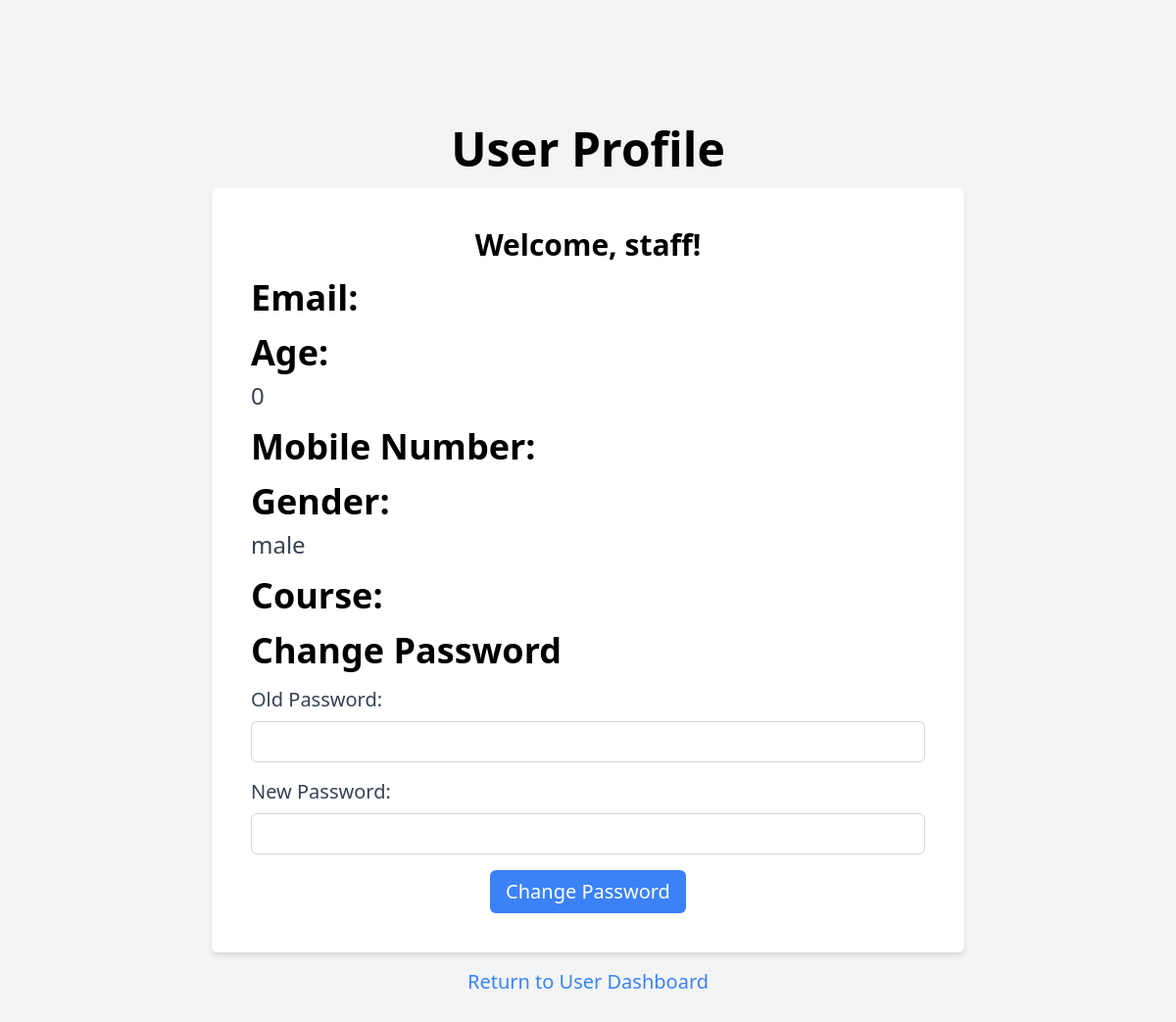
The app's page /profile.php (signed in) with its own data.
### tables this page shows
CREATE TABLE `users` (
  `id` int(11) NOT NULL,
  `username` varchar(255) NOT NULL,
  `password` varchar(255) NOT NULL,
  `role` enum('admin','staff','user') NOT NULL,
  `email` varchar(255) NOT NULL,
  `mobile` varchar(20) NOT NULL,
  `gender` enum('male','female','other') NOT NULL,
  `age` int(11) NOT NULL,
  `course` varchar(255) NOT NULL
);

### includes/auth.php (called while the page is built, shortened)
<?php
class UserAuthenticator {
    public function getUserId() {
        return isset($_SESSION['user_id']) ? $_SESSION['user_id'] : null;
    }
}
?>

### profile.php (the view, shortened to what this page needs)
<?php
include('includes/auth.php');
class UserProfile {
    private $conn;
    private $userAuthenticator;
    public function __construct($db_connection, $authenticator) {
        $this->conn = $db_connection;
        $this->userAuthenticator = $authenticator;
    }
    public function getUserInfo() {
        $userID = $this->userAuthenticator->getUserId();
        $query = "SELECT username, email, age, mobile, gender, course FROM users WHERE id = :userID";
        $stmt = $this->conn->prepare($query);
        $stmt->bindParam(':userID', $userID, PDO::PARAM_INT);
        $stmt->execute();
        return $stmt->fetch(PDO::FETCH_ASSOC);
    }
}
$userAuthenticator = new UserAuthenticator($conn);
$userProfile = new UserProfile($conn, $userAuthenticator);
$userInfo = $userProfile->getUserInfo();
?>
<!DOCTYPE html>
<html>
<head>
    <link rel="stylesheet" href="https://cdn.jsdelivr.net/npm/tailwindcss@2.2.15/dist/tailwind.min.css">
</head>
<body class="bg-gray-100">
    <div class="min-h-screen flex items-center justify-center">
        <div class="container mx-auto p-4 sm:p-12 md:p-24 lg:p-32 w-full max-w-screen-lg">
            <h1 class="text-3xl sm:text-6xl md:text-4xl lg:text-5xl font-semibold text-center mb-4">User Profile</h1>
            <div class="bg-white p-4 sm:p-6 md:p-8 lg:p-10 rounded-md shadow-md">
                <div class="text-lg sm:text-3xl font-semibold text-center mb-4">
                    <p>Welcome, <?php echo htmlspecialchars($userInfo['username']); ?>!</p>
                </div>
                <div class="mb-4">
                    <h2 class="text-2xl sm:text-4xl font-semibold mb-2">Email:</h2>
                </div>
                <div class="mb-4">
                    <h2 class="text-2xl sm:text-4xl font-semibold mb-2">Age:</h2>
                    <p class="text-gray-700 text-xl sm:text-2xl"><?php echo htmlspecialchars($userInfo['age']); ?></p>
                </div>
                <div class="mb-4">
                    <h2 class="text-2xl sm:text-4xl font-semibold mb-2">Mobile Number:</h2>
                </div>
                <div class="mb-4">
                    <h2 class="text-2xl sm:text-4xl font-semibold mb-2">Gender:</h2>
                    <p class="text-gray-700 text-xl sm:text-2xl"><?php echo htmlspecialchars($userInfo['gender']); ?></p>
                </div>
                <div class="mb-4">
                    <h2 class="text-2xl sm:text-4xl font-semibold mb-2">Course:</h2>
                </div>
                <h2 class="text-2xl sm:text-4xl font-semibold mb-4">Change Password</h2>
                <form method="post" action="<?php echo htmlspecialchars($_SERVER['PHP_SELF']); ?>">
                    <div class="mb-4">
                        <label for="old_password" class="block text-gray-700 mb-2 text-lg sm:text-xl">Old Password:</label>
                        <input type="password" id="old_password" name="old_password" required class="border border-gray-300 px-3 py-2 rounded-md w-full">
                    </div>
                    <div class="mb-4">
                        <label for="new_password" class="block text-gray-700 mb-2 text-lg sm:text-xl">New Password:</label>
                        <input type="password" id="new_password" name="new_password" required class="border border-gray-300 px-3 py-2 rounded-md w-full">
                    </div>
                    <div class="text-center">
                        <button type="submit" name="change_password" class="bg-blue-500 text-white text-lg sm:text-xl px-4 py-2 rounded-md hover:bg-blue-600">Change Password</button>
                    </div>
                </form>
                </div>
            <p class="text-center mt-4">
                <a href="user.php" class="text-blue-500 hover:underline text-lg sm:text-xl">Return to User Dashboard</a>
            </p>
        </div>
    </div>
</body>
</html>

### records on screen
users: username "staff", age "0", gender "male"
